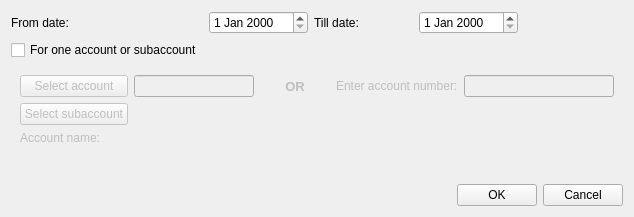
<?xml version="1.0" encoding="UTF-8"?>
<ui version="4.0">
 <class>GenerateAccountCardReport</class>
 <widget class="QDialog" name="GenerateAccountCardReport">
  <property name="geometry">
   <rect>
    <x>0</x>
    <y>0</y>
    <width>634</width>
    <height>217</height>
   </rect>
  </property>
  <property name="windowTitle">
   <string>Generate account card report</string>
  </property>
  <property name="locale">
   <locale language="English" country="UnitedStates"/>
  </property>
  <property name="modal">
   <bool>false</bool>
  </property>
  <layout class="QGridLayout" name="gridLayout">
   <property name="leftMargin">
    <number>11</number>
   </property>
   <property name="topMargin">
    <number>11</number>
   </property>
   <property name="rightMargin">
    <number>11</number>
   </property>
   <property name="bottomMargin">
    <number>11</number>
   </property>
   <item row="0" column="4">
    <widget class="QDateEdit" name="tillDateEdit"/>
   </item>
   <item row="0" column="2">
    <widget class="QDateEdit" name="fromDateEdit"/>
   </item>
   <item row="2" column="1" colspan="5">
    <widget class="QWidget" name="oneAccWidget" native="true">
     <property name="enabled">
      <bool>false</bool>
     </property>
     <layout class="QGridLayout" name="gridLayout_2">
      <item row="0" column="3">
       <widget class="QLabel" name="accLb">
        <property name="text">
         <string>Enter account number:</string>
        </property>
       </widget>
      </item>
      <item row="0" column="2">
       <widget class="QLabel" name="orLb">
        <property name="minimumSize">
         <size>
          <width>40</width>
          <height>0</height>
         </size>
        </property>
        <property name="font">
         <font>
          <pointsize>10</pointsize>
          <weight>75</weight>
          <bold>true</bold>
         </font>
        </property>
        <property name="text">
         <string>OR</string>
        </property>
        <property name="alignment">
         <set>Qt::AlignCenter</set>
        </property>
       </widget>
      </item>
      <item row="0" column="1">
       <widget class="QLineEdit" name="accIDEdit">
        <property name="maximumSize">
         <size>
          <width>120</width>
          <height>16777215</height>
         </size>
        </property>
        <property name="readOnly">
         <bool>true</bool>
        </property>
       </widget>
      </item>
      <item row="1" column="0">
       <widget class="QPushButton" name="sAccBtn">
        <property name="text">
         <string>Select subaccount</string>
        </property>
       </widget>
      </item>
      <item row="0" column="0">
       <widget class="QPushButton" name="accBtn">
        <property name="text">
         <string>Select account</string>
        </property>
       </widget>
      </item>
      <item row="2" column="0">
       <widget class="QLabel" name="accNameLb">
        <property name="text">
         <string>Account name:</string>
        </property>
       </widget>
      </item>
      <item row="0" column="4">
       <widget class="QLineEdit" name="accNumberEdit">
        <property name="minimumSize">
         <size>
          <width>150</width>
          <height>0</height>
         </size>
        </property>
        <property name="maximumSize">
         <size>
          <width>150</width>
          <height>16777215</height>
         </size>
        </property>
        <property name="text">
         <string/>
        </property>
       </widget>
      </item>
      <item row="3" column="0">
       <widget class="QLabel" name="accNamePh">
        <property name="sizePolicy">
         <sizepolicy hsizetype="Preferred" vsizetype="Fixed">
          <horstretch>0</horstretch>
          <verstretch>0</verstretch>
         </sizepolicy>
        </property>
        <property name="font">
         <font>
          <family>Times New Roman</family>
          <pointsize>12</pointsize>
          <weight>75</weight>
          <italic>true</italic>
          <bold>true</bold>
         </font>
        </property>
        <property name="text">
         <string/>
        </property>
        <property name="textFormat">
         <enum>Qt::RichText</enum>
        </property>
        <property name="scaledContents">
         <bool>true</bool>
        </property>
       </widget>
      </item>
     </layout>
    </widget>
   </item>
   <item row="7" column="1" colspan="5">
    <layout class="QHBoxLayout" name="horizontalLayout">
     <item>
      <spacer name="horizontalSpacer">
       <property name="orientation">
        <enum>Qt::Horizontal</enum>
       </property>
       <property name="sizeHint" stdset="0">
        <size>
         <width>40</width>
         <height>20</height>
        </size>
       </property>
      </spacer>
     </item>
     <item>
      <widget class="QPushButton" name="okBtn">
       <property name="text">
        <string>OK</string>
       </property>
      </widget>
     </item>
     <item>
      <widget class="QPushButton" name="cancelBtn">
       <property name="text">
        <string>Cancel</string>
       </property>
      </widget>
     </item>
    </layout>
   </item>
   <item row="0" column="1">
    <widget class="QLabel" name="fromLb">
     <property name="text">
      <string>From date:</string>
     </property>
    </widget>
   </item>
   <item row="0" column="3">
    <widget class="QLabel" name="label_2">
     <property name="text">
      <string>Till date:</string>
     </property>
    </widget>
   </item>
   <item row="1" column="1">
    <widget class="QCheckBox" name="oneAccCbx">
     <property name="text">
      <string>For one account or subaccount</string>
     </property>
    </widget>
   </item>
  </layout>
 </widget>
 <tabstops>
  <tabstop>fromDateEdit</tabstop>
  <tabstop>tillDateEdit</tabstop>
  <tabstop>okBtn</tabstop>
  <tabstop>cancelBtn</tabstop>
 </tabstops>
 <resources/>
 <connections/>
</ui>
